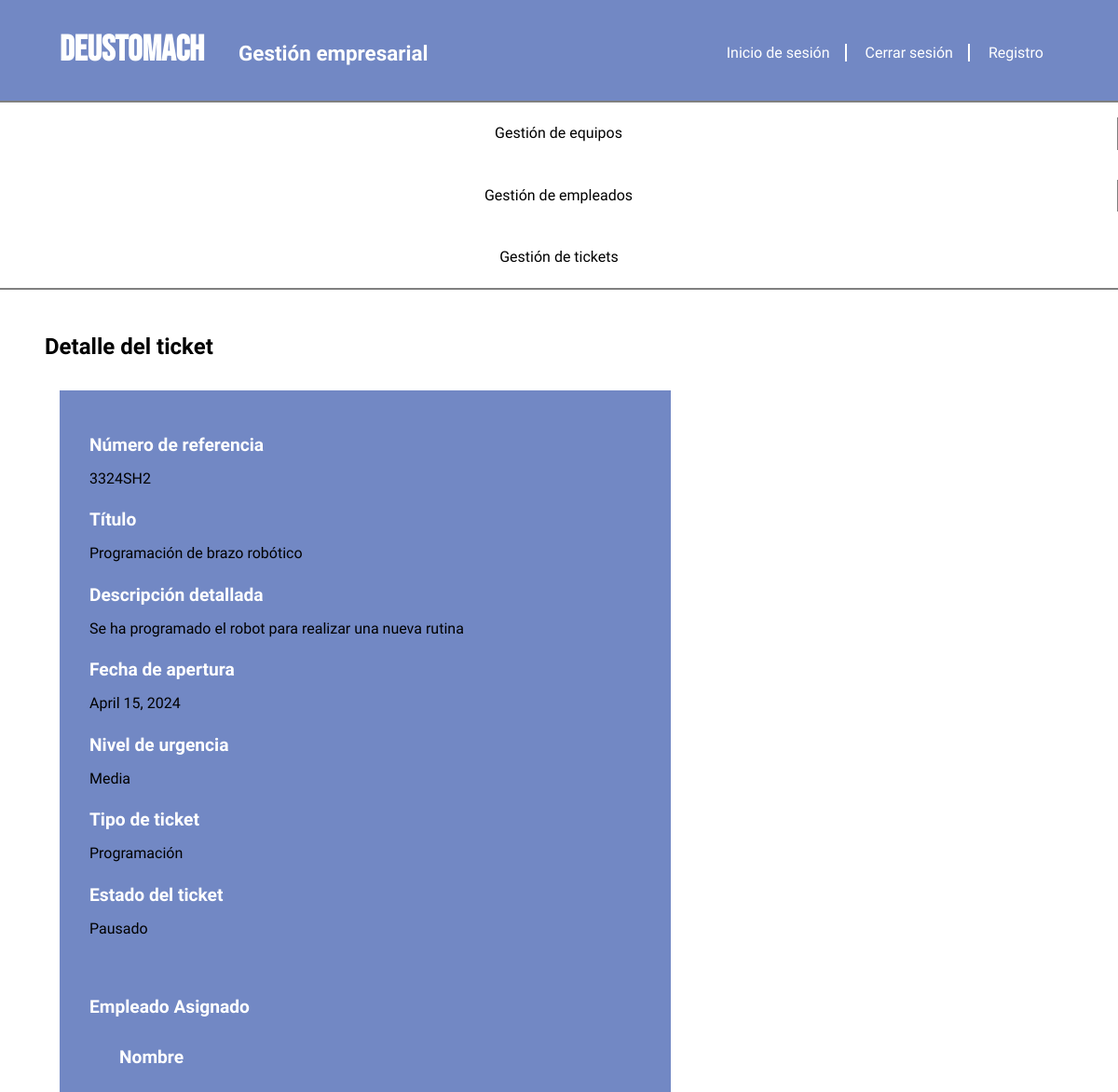
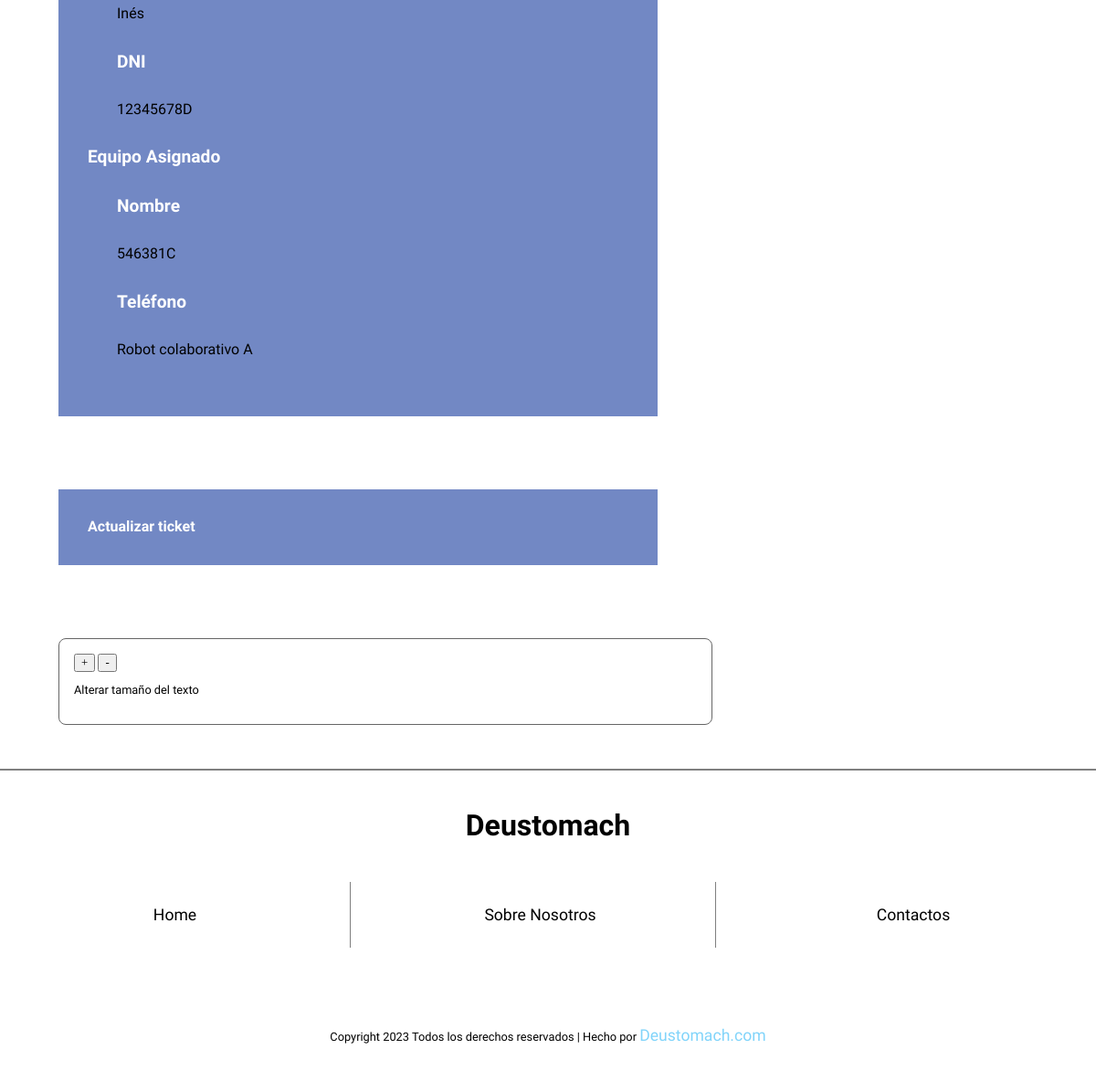
Screenshot of /appDeustomachGestion/tickets-show/4 with the database file from the repository (2 pictures, top to bottom).
### appDeustomachGestion/models.py (models this page shows, shortened)
class Ticket(models.Model):
    NIVEL_URGENCIA = [
        ('Baja', 'Baja'),
        ('Media', 'Media'),
        ('Alta', 'Alta')
    ]
    ESTADO_TICKET = [
        ('Abierto', 'Abierto'),
        ('Cerrado', 'Cerrado'),
        ('Pausado', 'Pausado')
    ]
    numero_referencia = models.CharField(max_length=50, unique=True)
    titulo = models.CharField(max_length=100)
    descripcion_detallada = models.TextField()
    fecha_apertura = models.DateField()
    fecha_resolucion = models.DateField(null=True, blank=True)
    nivel_urgencia = models.CharField(max_length=50, choices=NIVEL_URGENCIA, default='Baja')
    tipo_ticket = models.CharField(max_length=50)
    estado_ticket = models.CharField(max_length=50, choices=ESTADO_TICKET, default='Abierto')
    empleado_asignado = models.ForeignKey(Empleado, on_delete=models.CASCADE)
    equipo_asignado = models.ForeignKey(Equipo, on_delete=models.CASCADE)
    comentarios = models.TextField(null=True, blank=True)
    created = models.DateTimeField(default=timezone.now)
    updated = models.DateTimeField(auto_now=True)
    class Meta:
        verbose_name_plural = "tickets"
        verbose_name = "ticket"
        ordering = ["-created"]

class Empleado(models.Model):
    dni = models.CharField(max_length=20, unique=True)
    nombre = models.CharField(max_length=100)
    apellidos = models.CharField(max_length=100)
    email = models.EmailField()
    telefono = models.CharField(max_length=20)
    created = models.DateTimeField(auto_now_add=True, null=True, blank=True)
    updated = models.DateTimeField(auto_now=True, null=True, blank=True)
    class Meta:
        verbose_name_plural = "empleados"
        verbose_name = "empleado"
        ordering = ["-created"]

class Equipo(models.Model):
    PLANTA_CHOICES = [
        ('baja', 'Baja'),
        ('1', 'Planta 1'),
        ('2', 'Planta 2'),
        ('3', 'Planta 3'),
    ]
    numero_serie = models.CharField(max_length=50, unique=True)
    modelo = models.CharField(max_length=100)
    marca = models.CharField(max_length=100)
    tipo_equipo = models.CharField(max_length=100)
    fecha_adquisicion = models.DateField()
    fecha_puesta_marcha = models.DateField()
    informacion_proveedor = models.ForeignKey(Proveedor, on_delete=models.CASCADE)
    planta = models.CharField(max_length=100, choices=PLANTA_CHOICES, default='baja')
    created = models.DateTimeField(auto_now_add=True, null=True, blank=True)
    updated = models.DateTimeField(auto_now=True, null=True, blank=True)
    class Meta:
        verbose_name_plural = "equipos"
        verbose_name = "equipo"
        ordering = ["-created"]

### appDeustomachGestion/views.py (the view)
# urls.py: path('tickets-show/<int:pk>', TicketDetailView.as_view(), name='tickets_show'),
class TicketDetailView(DetailView):
    model = Ticket
    template_name = 'appDeustomachGestionTickets/tickets_detail.html'
    context_object_name = 'ticket'
    def get_context_data(self, **kwargs):
        context = super().get_context_data(**kwargs)
        ticket = self.get_object()
        empleado_asignado = ticket.empleado_asignado
        if empleado_asignado:
            context['empleado_asignado'] = empleado_asignado
        return context

### templates/appDeustomachGestionTickets/tickets_detail.html
{% extends 'base.html' %}
{% block contenido %}
   <main class="tickets-detail">
       <h2>Detalle del ticket</h2>
       <div class="box-tickets-detail">
           {% if ticket %}
               <a class="ticket-label">Número de referencia</a>
               <a class="ticket-content">{{ ticket.numero_referencia }}</a>
               <a class="ticket-label">Título</a>
               <a class="ticket-content">{{ ticket.titulo }}</a>
               <a class="ticket-label">Descripción detallada</a>
               <a class="ticket-content">{{ ticket.descripcion_detallada }}</a>
               <a class="ticket-label">Fecha de apertura</a>
               <a class="ticket-content">{{ ticket.fecha_apertura }}</a>
               <a class="ticket-label">Nivel de urgencia</a>
               <a class="ticket-content">{{ ticket.nivel_urgencia }}</a>
               <a class="ticket-label">Tipo de ticket</a>
               <a class="ticket-content">{{ ticket.tipo_ticket }}</a>
               <a class="ticket-label">Estado del ticket</a>
               <a class="ticket-content-2">{{ ticket.estado_ticket }}</a>
               {% if ticket.empleado_asignado %}
                   <a class="ticket-label-2">Empleado Asignado</a>
                   <a class="ticket-label-3">Nombre</a>
                   <a class="ticket-content-3">{{ ticket.empleado_asignado.nombre }}</a>
                   <a class="ticket-label-4">DNI</a>
                   <a class="ticket-content-4">{{ ticket.empleado_asignado.dni }}</a>
               {% endif %}
               {% if ticket.equipo_asignado %}
                   <a class="ticket-label-2">Equipo Asignado</a>
                   <a class="ticket-label-3">Nombre</a>
                   <a class="ticket-content-3">{{ ticket.equipo_asignado.numero_serie }}</a>
                   <a class="ticket-label-4">Teléfono</a>
                   <a class="ticket-content-4">{{ ticket.equipo_asignado.modelo }}</a>
               {% endif %}
           {% else %}
               <p>No existe este ticket.</p>
           {% endif %}
       </div>
       <div class="box-tickets-update">
           <a href="{% url 'tickets_update' pk=ticket.pk %}">Actualizar ticket</a>
       </div>
   </main>
{% endblock %}

### static/css/style.css (style rules this page uses)
html { box-sizing: border-box; }
a, h2, h3, p { font-family: "Raleway",sans-serif; text-decoration: none; color: black; }
h1, h2 { font-family: "Bebas Neue", sans-serif; }
a, h2, p { font-family: "Raleway", sans-serif; text-decoration: none; }
.tickets-menu h2, .tickets-index h2, .tickets-detail h2, .tickets-update h2, .empleados-menu h2, .empleados-index h2, .equipos-menu h2, .equipos-index h2, .equipos-detail h2, .equipos-delete h2, .empleados-detail h2 { margin-top: 3rem; margin-left: 3rem; }
.box-tickets-update a { color: white; font-weight: bold; }
.box-tickets-update { margin-bottom: 3rem; margin-right: 30rem; }
.ticket-label, .ticket-label-2, .ticket-label-3, .ticket-label-4, .equipo-label, .empleado-label { font-size: 1.20rem; font-weight: bold; color: white; }
.ticket-label-2 { margin-bottom: 2rem; }
.ticket-label-3, .ticket-label-4, .ticket-content-3, .ticket-content-4 { margin-left: 2rem; margin-bottom: 2rem; }
.ticket-content, .equipo-content, .empleado-content { margin-bottom: 1.5rem; }
.ticket-content-2 { margin-bottom: 4rem; }
.box-tickets-detail a, .box-equipos-detail a, .box-empleados-detail a { display: block; margin-top: 1rem; }
.box-tickets-detail, .box-equipos-detail, .box-empleados-detail, .box-tickets-update { background-color: #7288c4; padding: 2rem; margin: 2rem 30rem 5rem 4rem; }

### rows the page displays
Ticket: numero_referencia "3324SH2", titulo "Programación de brazo robótico", descripcion_detallada "Se ha programado el robot para realizar una nueva rutina", fecha_apertura "April 15, 2024", nivel_urgencia "Media", tipo_ticket "Programación", estado_ticket "Pausado", empleado_asignado.nombre "Inés", empleado_asignado.dni "12345678D", equipo_asignado.numero_serie "546381C", equipo_asignado.modelo "Robot colaborativo A"
